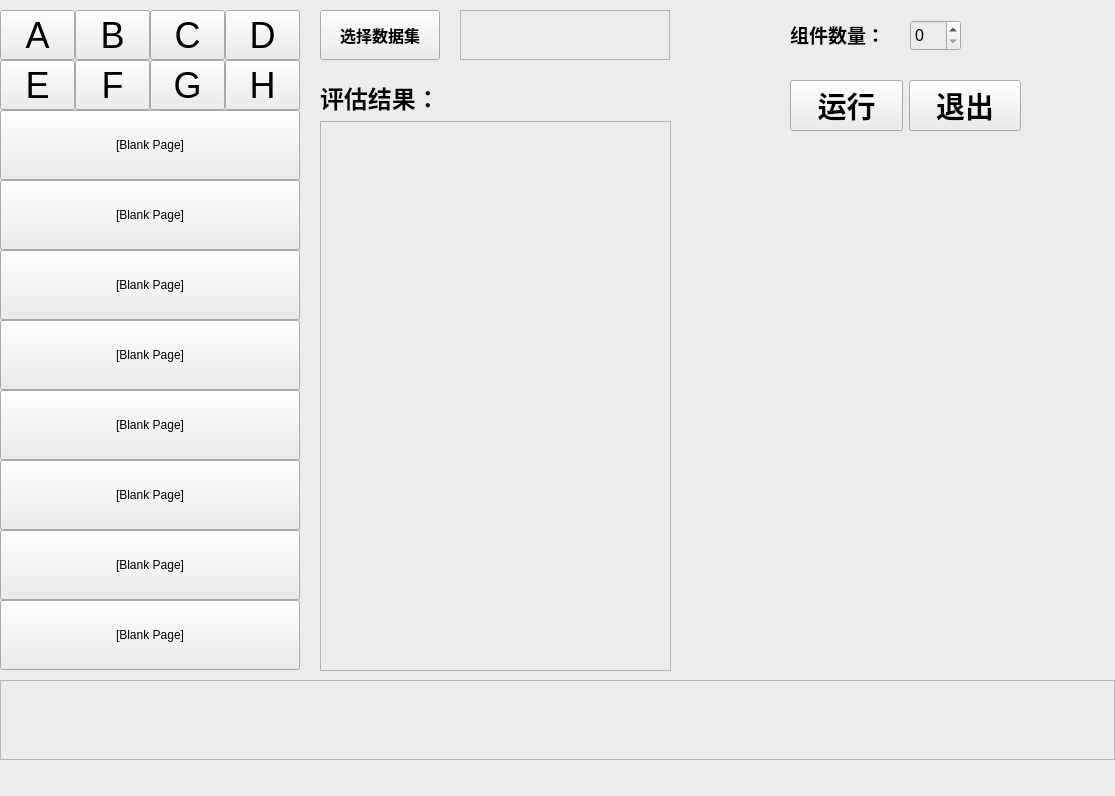
<?xml version="1.0" encoding="UTF-8"?>
<ui version="4.0">
 <class>MainWindow</class>
 <widget class="QMainWindow" name="MainWindow">
  <property name="geometry">
   <rect>
    <x>0</x>
    <y>0</y>
    <width>1115</width>
    <height>796</height>
   </rect>
  </property>
  <property name="maximumSize">
   <size>
    <width>1115</width>
    <height>796</height>
   </size>
  </property>
  <property name="windowTitle">
   <string>SVD</string>
  </property>
  <property name="styleSheet">
   <string notr="true">background-color: rgb(236, 236, 236);</string>
  </property>
  <widget class="QWidget" name="centralwidget">
   <widget class="QLabel" name="lbl_img">
    <property name="geometry">
     <rect>
      <x>680</x>
      <y>170</y>
      <width>420</width>
      <height>500</height>
     </rect>
    </property>
    <property name="mouseTracking">
     <bool>true</bool>
    </property>
    <property name="styleSheet">
     <string notr="true">border-color: rgb(211, 211, 211);</string>
    </property>
    <property name="text">
     <string/>
    </property>
    <property name="scaledContents">
     <bool>true</bool>
    </property>
   </widget>
   <widget class="QGroupBox" name="group_9_to_16">
    <property name="geometry">
     <rect>
      <x>0</x>
      <y>110</y>
      <width>300</width>
      <height>560</height>
     </rect>
    </property>
    <widget class="QPushButton" name="pushButton_16">
     <property name="geometry">
      <rect>
       <x>0</x>
       <y>490</y>
       <width>300</width>
       <height>70</height>
      </rect>
     </property>
     <property name="maximumSize">
      <size>
       <width>400</width>
       <height>100</height>
      </size>
     </property>
     <property name="font">
      <font>
       <family>Arial</family>
       <pointsize>9</pointsize>
      </font>
     </property>
     <property name="mouseTracking">
      <bool>false</bool>
     </property>
     <property name="styleSheet">
      <string notr="true">border-color: rgb(198, 198, 198);</string>
     </property>
     <property name="inputMethodHints">
      <set>Qt::ImhNone</set>
     </property>
     <property name="text">
      <string>[Blank Page]</string>
     </property>
     <property name="iconSize">
      <size>
       <width>20</width>
       <height>20</height>
      </size>
     </property>
     <property name="autoExclusive">
      <bool>false</bool>
     </property>
     <property name="autoRepeatDelay">
      <number>300</number>
     </property>
    </widget>
    <widget class="QPushButton" name="pushButton_15">
     <property name="geometry">
      <rect>
       <x>0</x>
       <y>420</y>
       <width>300</width>
       <height>70</height>
      </rect>
     </property>
     <property name="maximumSize">
      <size>
       <width>400</width>
       <height>100</height>
      </size>
     </property>
     <property name="font">
      <font>
       <family>Arial</family>
       <pointsize>9</pointsize>
      </font>
     </property>
     <property name="mouseTracking">
      <bool>false</bool>
     </property>
     <property name="styleSheet">
      <string notr="true">border-color: rgb(198, 198, 198);</string>
     </property>
     <property name="inputMethodHints">
      <set>Qt::ImhNone</set>
     </property>
     <property name="text">
      <string>[Blank Page]</string>
     </property>
     <property name="iconSize">
      <size>
       <width>20</width>
       <height>20</height>
      </size>
     </property>
     <property name="autoExclusive">
      <bool>false</bool>
     </property>
     <property name="autoRepeatDelay">
      <number>300</number>
     </property>
    </widget>
    <widget class="QPushButton" name="pushButton_14">
     <property name="geometry">
      <rect>
       <x>0</x>
       <y>350</y>
       <width>300</width>
       <height>70</height>
      </rect>
     </property>
     <property name="maximumSize">
      <size>
       <width>400</width>
       <height>100</height>
      </size>
     </property>
     <property name="font">
      <font>
       <family>Arial</family>
       <pointsize>9</pointsize>
      </font>
     </property>
     <property name="mouseTracking">
      <bool>false</bool>
     </property>
     <property name="styleSheet">
      <string notr="true">border-color: rgb(198, 198, 198);</string>
     </property>
     <property name="inputMethodHints">
      <set>Qt::ImhNone</set>
     </property>
     <property name="text">
      <string>[Blank Page]</string>
     </property>
     <property name="iconSize">
      <size>
       <width>20</width>
       <height>20</height>
      </size>
     </property>
     <property name="autoExclusive">
      <bool>false</bool>
     </property>
     <property name="autoRepeatDelay">
      <number>300</number>
     </property>
    </widget>
    <widget class="QPushButton" name="pushButton_11">
     <property name="geometry">
      <rect>
       <x>0</x>
       <y>140</y>
       <width>300</width>
       <height>70</height>
      </rect>
     </property>
     <property name="maximumSize">
      <size>
       <width>400</width>
       <height>100</height>
      </size>
     </property>
     <property name="font">
      <font>
       <family>Arial</family>
       <pointsize>9</pointsize>
      </font>
     </property>
     <property name="mouseTracking">
      <bool>false</bool>
     </property>
     <property name="styleSheet">
      <string notr="true">border-color: rgb(198, 198, 198);</string>
     </property>
     <property name="inputMethodHints">
      <set>Qt::ImhNone</set>
     </property>
     <property name="text">
      <string>[Blank Page]</string>
     </property>
     <property name="iconSize">
      <size>
       <width>20</width>
       <height>20</height>
      </size>
     </property>
     <property name="autoExclusive">
      <bool>false</bool>
     </property>
     <property name="autoRepeatDelay">
      <number>300</number>
     </property>
    </widget>
    <widget class="QPushButton" name="pushButton_13">
     <property name="geometry">
      <rect>
       <x>0</x>
       <y>280</y>
       <width>300</width>
       <height>70</height>
      </rect>
     </property>
     <property name="maximumSize">
      <size>
       <width>400</width>
       <height>100</height>
      </size>
     </property>
     <property name="font">
      <font>
       <family>Arial</family>
       <pointsize>9</pointsize>
      </font>
     </property>
     <property name="mouseTracking">
      <bool>false</bool>
     </property>
     <property name="styleSheet">
      <string notr="true">border-color: rgb(198, 198, 198);</string>
     </property>
     <property name="inputMethodHints">
      <set>Qt::ImhNone</set>
     </property>
     <property name="text">
      <string>[Blank Page]</string>
     </property>
     <property name="iconSize">
      <size>
       <width>20</width>
       <height>20</height>
      </size>
     </property>
     <property name="autoExclusive">
      <bool>false</bool>
     </property>
     <property name="autoRepeatDelay">
      <number>300</number>
     </property>
    </widget>
    <widget class="QPushButton" name="pushButton_10">
     <property name="geometry">
      <rect>
       <x>0</x>
       <y>70</y>
       <width>300</width>
       <height>70</height>
      </rect>
     </property>
     <property name="maximumSize">
      <size>
       <width>400</width>
       <height>100</height>
      </size>
     </property>
     <property name="font">
      <font>
       <family>Arial</family>
       <pointsize>9</pointsize>
      </font>
     </property>
     <property name="mouseTracking">
      <bool>false</bool>
     </property>
     <property name="styleSheet">
      <string notr="true">border-color: rgb(198, 198, 198);</string>
     </property>
     <property name="inputMethodHints">
      <set>Qt::ImhNone</set>
     </property>
     <property name="text">
      <string>[Blank Page]</string>
     </property>
     <property name="iconSize">
      <size>
       <width>20</width>
       <height>20</height>
      </size>
     </property>
     <property name="autoExclusive">
      <bool>false</bool>
     </property>
     <property name="autoRepeatDelay">
      <number>300</number>
     </property>
    </widget>
    <widget class="QPushButton" name="pushButton_9">
     <property name="geometry">
      <rect>
       <x>0</x>
       <y>0</y>
       <width>300</width>
       <height>70</height>
      </rect>
     </property>
     <property name="maximumSize">
      <size>
       <width>400</width>
       <height>100</height>
      </size>
     </property>
     <property name="font">
      <font>
       <family>Arial</family>
       <pointsize>9</pointsize>
      </font>
     </property>
     <property name="mouseTracking">
      <bool>false</bool>
     </property>
     <property name="styleSheet">
      <string notr="true">border-color: rgb(198, 198, 198);</string>
     </property>
     <property name="inputMethodHints">
      <set>Qt::ImhNone</set>
     </property>
     <property name="text">
      <string>[Blank Page]</string>
     </property>
     <property name="iconSize">
      <size>
       <width>20</width>
       <height>20</height>
      </size>
     </property>
     <property name="autoExclusive">
      <bool>false</bool>
     </property>
     <property name="autoRepeatDelay">
      <number>300</number>
     </property>
    </widget>
    <widget class="QPushButton" name="pushButton_12">
     <property name="geometry">
      <rect>
       <x>0</x>
       <y>210</y>
       <width>300</width>
       <height>70</height>
      </rect>
     </property>
     <property name="maximumSize">
      <size>
       <width>400</width>
       <height>100</height>
      </size>
     </property>
     <property name="font">
      <font>
       <family>Arial</family>
       <pointsize>9</pointsize>
      </font>
     </property>
     <property name="mouseTracking">
      <bool>false</bool>
     </property>
     <property name="styleSheet">
      <string notr="true">border-color: rgb(198, 198, 198);</string>
     </property>
     <property name="inputMethodHints">
      <set>Qt::ImhNone</set>
     </property>
     <property name="text">
      <string>[Blank Page]</string>
     </property>
     <property name="iconSize">
      <size>
       <width>20</width>
       <height>20</height>
      </size>
     </property>
     <property name="autoExclusive">
      <bool>false</bool>
     </property>
     <property name="autoRepeatDelay">
      <number>300</number>
     </property>
    </widget>
   </widget>
   <widget class="QWidget" name="layoutWidget">
    <property name="geometry">
     <rect>
      <x>320</x>
      <y>80</y>
      <width>351</width>
      <height>591</height>
     </rect>
    </property>
    <layout class="QVBoxLayout" name="verticalLayout">
     <item>
      <widget class="QLabel" name="label_4">
       <property name="styleSheet">
        <string notr="true">border-bottom-color: rgb(211, 211, 211);</string>
       </property>
       <property name="text">
        <string>&lt;html&gt;&lt;head/&gt;&lt;body&gt;&lt;p&gt;&lt;span style=&quot; font-size:18pt; font-weight:600;&quot;&gt;评估结果：&lt;/span&gt;&lt;/p&gt;&lt;/body&gt;&lt;/html&gt;</string>
       </property>
      </widget>
     </item>
     <item>
      <widget class="QTextBrowser" name="textBrowser">
       <property name="styleSheet">
        <string notr="true">border-color: rgb(211, 211, 211);</string>
       </property>
      </widget>
     </item>
    </layout>
   </widget>
   <widget class="QWidget" name="layoutWidget">
    <property name="geometry">
     <rect>
      <x>790</x>
      <y>70</y>
      <width>231</width>
      <height>71</height>
     </rect>
    </property>
    <layout class="QHBoxLayout" name="horizontalLayout_2">
     <item>
      <widget class="QPushButton" name="btn_train">
       <property name="font">
        <font>
         <pointsize>22</pointsize>
         <weight>75</weight>
         <bold>true</bold>
        </font>
       </property>
       <property name="text">
        <string>运行</string>
       </property>
      </widget>
     </item>
     <item>
      <widget class="QPushButton" name="btn_exit">
       <property name="font">
        <font>
         <pointsize>22</pointsize>
         <weight>75</weight>
         <bold>true</bold>
        </font>
       </property>
       <property name="text">
        <string>退出</string>
       </property>
      </widget>
     </item>
    </layout>
   </widget>
   <widget class="QGroupBox" name="group_A_to_H">
    <property name="geometry">
     <rect>
      <x>0</x>
      <y>10</y>
      <width>300</width>
      <height>100</height>
     </rect>
    </property>
    <property name="sizePolicy">
     <sizepolicy hsizetype="Preferred" vsizetype="Preferred">
      <horstretch>0</horstretch>
      <verstretch>0</verstretch>
     </sizepolicy>
    </property>
    <property name="styleSheet">
     <string notr="true">selection-background-color: rgb(255, 255, 0);</string>
    </property>
    <widget class="QPushButton" name="pushButton_A">
     <property name="geometry">
      <rect>
       <x>0</x>
       <y>0</y>
       <width>75</width>
       <height>50</height>
      </rect>
     </property>
     <property name="maximumSize">
      <size>
       <width>16777215</width>
       <height>16777215</height>
      </size>
     </property>
     <property name="font">
      <font>
       <pointsize>27</pointsize>
      </font>
     </property>
     <property name="text">
      <string>A</string>
     </property>
     <property name="checkable">
      <bool>false</bool>
     </property>
     <property name="autoRepeat">
      <bool>false</bool>
     </property>
     <property name="autoExclusive">
      <bool>false</bool>
     </property>
     <property name="autoDefault">
      <bool>false</bool>
     </property>
    </widget>
    <widget class="QPushButton" name="pushButton_B">
     <property name="geometry">
      <rect>
       <x>75</x>
       <y>0</y>
       <width>75</width>
       <height>50</height>
      </rect>
     </property>
     <property name="font">
      <font>
       <pointsize>27</pointsize>
      </font>
     </property>
     <property name="text">
      <string>B</string>
     </property>
     <property name="checkable">
      <bool>false</bool>
     </property>
     <property name="autoRepeat">
      <bool>false</bool>
     </property>
     <property name="autoExclusive">
      <bool>false</bool>
     </property>
     <property name="autoDefault">
      <bool>false</bool>
     </property>
    </widget>
    <widget class="QPushButton" name="pushButton_C">
     <property name="geometry">
      <rect>
       <x>150</x>
       <y>0</y>
       <width>75</width>
       <height>50</height>
      </rect>
     </property>
     <property name="font">
      <font>
       <pointsize>27</pointsize>
      </font>
     </property>
     <property name="text">
      <string>C</string>
     </property>
     <property name="checkable">
      <bool>false</bool>
     </property>
     <property name="autoRepeat">
      <bool>false</bool>
     </property>
     <property name="autoExclusive">
      <bool>false</bool>
     </property>
     <property name="autoDefault">
      <bool>false</bool>
     </property>
    </widget>
    <widget class="QPushButton" name="pushButton_D">
     <property name="geometry">
      <rect>
       <x>225</x>
       <y>0</y>
       <width>75</width>
       <height>50</height>
      </rect>
     </property>
     <property name="font">
      <font>
       <pointsize>27</pointsize>
      </font>
     </property>
     <property name="styleSheet">
      <string notr="true">selection-color: rgb(255, 255, 0);
selection-background-color: rgb(255, 255, 0);</string>
     </property>
     <property name="text">
      <string>D</string>
     </property>
     <property name="checkable">
      <bool>false</bool>
     </property>
     <property name="autoRepeat">
      <bool>false</bool>
     </property>
     <property name="autoExclusive">
      <bool>false</bool>
     </property>
     <property name="autoDefault">
      <bool>false</bool>
     </property>
    </widget>
    <widget class="QPushButton" name="pushButton_E">
     <property name="geometry">
      <rect>
       <x>0</x>
       <y>50</y>
       <width>75</width>
       <height>50</height>
      </rect>
     </property>
     <property name="font">
      <font>
       <pointsize>27</pointsize>
      </font>
     </property>
     <property name="text">
      <string>E</string>
     </property>
     <property name="checkable">
      <bool>false</bool>
     </property>
     <property name="autoRepeat">
      <bool>false</bool>
     </property>
     <property name="autoExclusive">
      <bool>false</bool>
     </property>
     <property name="autoDefault">
      <bool>false</bool>
     </property>
    </widget>
    <widget class="QPushButton" name="pushButton_F">
     <property name="geometry">
      <rect>
       <x>75</x>
       <y>50</y>
       <width>75</width>
       <height>50</height>
      </rect>
     </property>
     <property name="font">
      <font>
       <pointsize>27</pointsize>
      </font>
     </property>
     <property name="text">
      <string>F</string>
     </property>
     <property name="checkable">
      <bool>false</bool>
     </property>
     <property name="autoRepeat">
      <bool>false</bool>
     </property>
     <property name="autoExclusive">
      <bool>false</bool>
     </property>
     <property name="autoDefault">
      <bool>false</bool>
     </property>
    </widget>
    <widget class="QPushButton" name="pushButton_G">
     <property name="geometry">
      <rect>
       <x>150</x>
       <y>50</y>
       <width>75</width>
       <height>50</height>
      </rect>
     </property>
     <property name="font">
      <font>
       <pointsize>27</pointsize>
      </font>
     </property>
     <property name="text">
      <string>G</string>
     </property>
     <property name="checkable">
      <bool>false</bool>
     </property>
     <property name="autoRepeat">
      <bool>false</bool>
     </property>
     <property name="autoExclusive">
      <bool>false</bool>
     </property>
     <property name="autoDefault">
      <bool>false</bool>
     </property>
    </widget>
    <widget class="QPushButton" name="pushButton_H">
     <property name="geometry">
      <rect>
       <x>225</x>
       <y>50</y>
       <width>75</width>
       <height>50</height>
      </rect>
     </property>
     <property name="font">
      <font>
       <pointsize>27</pointsize>
      </font>
     </property>
     <property name="text">
      <string>H</string>
     </property>
     <property name="checkable">
      <bool>false</bool>
     </property>
     <property name="autoRepeat">
      <bool>false</bool>
     </property>
     <property name="autoExclusive">
      <bool>false</bool>
     </property>
     <property name="autoDefault">
      <bool>false</bool>
     </property>
    </widget>
   </widget>
   <widget class="QPushButton" name="btn_openFile">
    <property name="geometry">
     <rect>
      <x>320</x>
      <y>10</y>
      <width>120</width>
      <height>50</height>
     </rect>
    </property>
    <property name="font">
     <font>
      <pointsize>12</pointsize>
      <weight>75</weight>
      <bold>true</bold>
     </font>
    </property>
    <property name="cursor">
     <cursorShape>OpenHandCursor</cursorShape>
    </property>
    <property name="text">
     <string>选择数据集</string>
    </property>
   </widget>
   <widget class="QSpinBox" name="DSB_n_components">
    <property name="geometry">
     <rect>
      <x>910</x>
      <y>20</y>
      <width>51</width>
      <height>31</height>
     </rect>
    </property>
    <property name="font">
     <font>
      <pointsize>12</pointsize>
     </font>
    </property>
   </widget>
   <widget class="QTextBrowser" name="result_img_path">
    <property name="geometry">
     <rect>
      <x>0</x>
      <y>680</y>
      <width>1115</width>
      <height>80</height>
     </rect>
    </property>
    <property name="font">
     <font>
      <pointsize>26</pointsize>
      <weight>75</weight>
      <bold>true</bold>
     </font>
    </property>
   </widget>
   <widget class="QTextBrowser" name="dataset_name">
    <property name="geometry">
     <rect>
      <x>460</x>
      <y>10</y>
      <width>210</width>
      <height>50</height>
     </rect>
    </property>
    <property name="font">
     <font>
      <pointsize>14</pointsize>
      <weight>75</weight>
      <bold>true</bold>
     </font>
    </property>
    <property name="styleSheet">
     <string notr="true">border-color: rgb(255, 255, 255);</string>
    </property>
   </widget>
   <widget class="QLabel" name="label_3">
    <property name="geometry">
     <rect>
      <x>790</x>
      <y>20</y>
      <width>110</width>
      <height>30</height>
     </rect>
    </property>
    <property name="text">
     <string>&lt;html&gt;&lt;head/&gt;&lt;body&gt;&lt;p&gt;&lt;span style=&quot; font-size:14pt; font-weight:600;&quot;&gt;组件数量：&lt;/span&gt;&lt;/p&gt;&lt;/body&gt;&lt;/html&gt;</string>
    </property>
   </widget>
  </widget>
  <widget class="QMenuBar" name="menubar">
   <property name="geometry">
    <rect>
     <x>0</x>
     <y>0</y>
     <width>1115</width>
     <height>26</height>
    </rect>
   </property>
  </widget>
  <widget class="QStatusBar" name="statusbar"/>
 </widget>
 <resources/>
 <connections/>
</ui>
